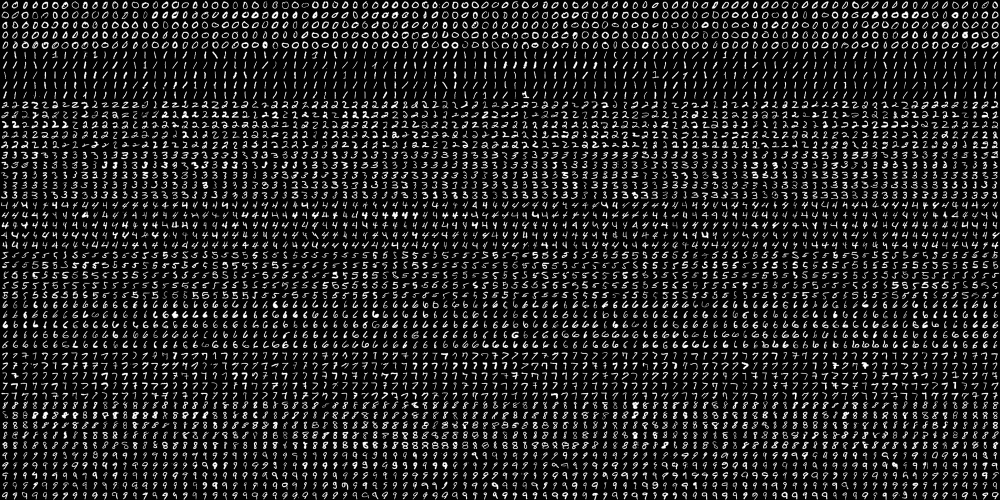
#> input picture Notebook/digits.png, 2000 x 1000 px (shown at 1/2 size)
$ jupyter execute --allow-errors OpenCV_HandWrittenDigitRecognition.ipynb   (shell and % lines are left out)   (Python 2 division)
#> lines starting #> are read from the running program, lines starting #| are printed output that depends on the picture; after the words box and inside, x2 and y2 are one past the last pixel; in counts of white or black regions, pixels touching at a corner belong together
[cell 1]
#http://opencv-python-tutroals.readthedocs.io/en/latest/py_tutorials/py_ml/py_knn/py_knn_opencv/py_knn_opencv.html

[cell 2]
import numpy as np
import cv2
from matplotlib import pyplot as plt

img = cv2.imread('digits.png')
#> img is the input picture: shape (1000, 2000, 3); min 0, max 255, mean 33.8
gray = cv2.cvtColor(img,cv2.COLOR_BGR2GRAY)

# Now we split the image to 5000 cells, each 20x20 size
cells = [np.hsplit(row,100) for row in np.vsplit(gray,50)]
#> cells = 50 items

# Make it into a Numpy array. It size will be (50,100,20,20)
x = np.array(cells)
print "The shape of our cells array: "+ str(x.shape)
#| The shape of our cells array: (50, 100, 20, 20)

# Now we prepare train_data and test_data.
train = x[:,:70].reshape(-1,400).astype(np.float32) # Size = (2500,400)
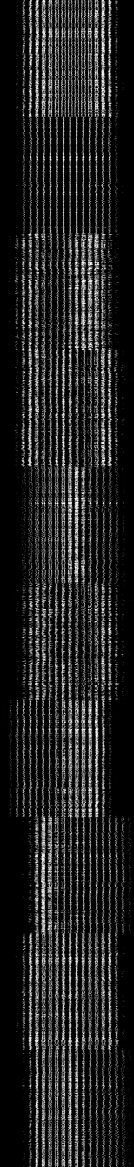
#> train: shape (3500, 400) float32 (shown at 1/3 size); min 0, max 255, mean 33.8
test = x[:,70:100].reshape(-1,400).astype(np.float32) # Size = (2500,400)
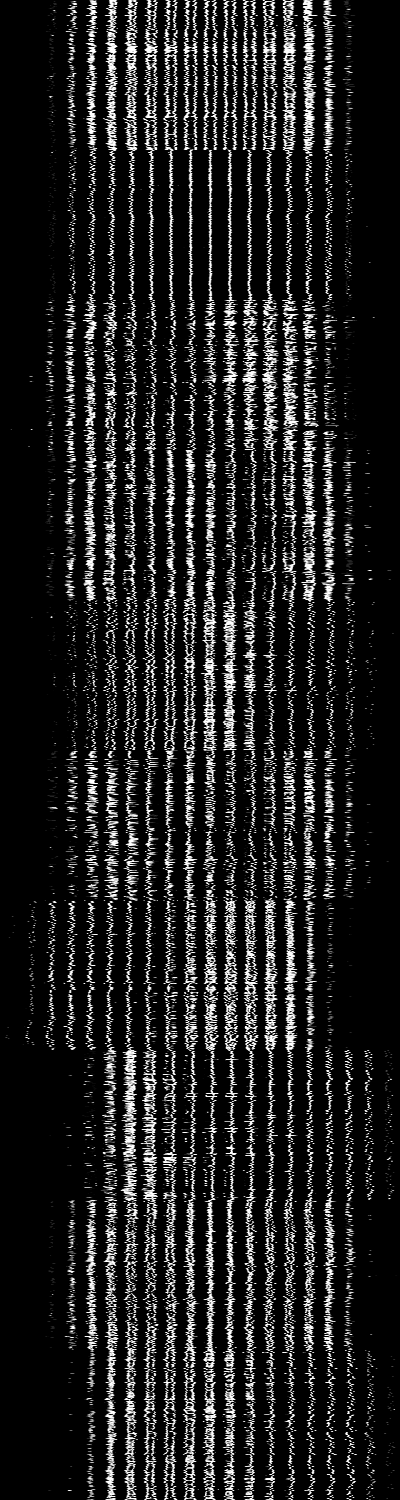
#> test: shape (1500, 400) float32; min 0, max 255, mean 33.8

# Create labels for train and test data
k = np.arange(10)
train_labels = np.repeat(k,350)[:,np.newaxis]
test_labels = np.repeat(k,150)[:,np.newaxis]

# Initiate kNN, train the data, then test it with test data for k=1
knn = cv2.KNearest()
#> (the rest of this cell did not finish here and is left out)

[cell 3]
# save the data
np.savez('knn_data.npz',train=train, train_labels=train_labels)

# Now load the data
with np.load('knn_data.npz') as data:
    print data.files
    train = data['train']
    train_labels = data['train_labels']

[cell 4]
import  numpy  as np
import  cv2
# Define our functions
def  x_cord_contour(contour):
    # This function take a contour from findContours
    # it then outputs the x centroid coordinates
    if cv2.contourArea(contour) > 10:
        M = cv2.moments(contour)
        return (int(M['m10']/M['m00']))

# [54 lines left out: functions makeSquare, resize_to_pixel, not called in this run]

[cell 5]
import  numpy as np
import  cv2
image = cv2.imread('numbers2.png')
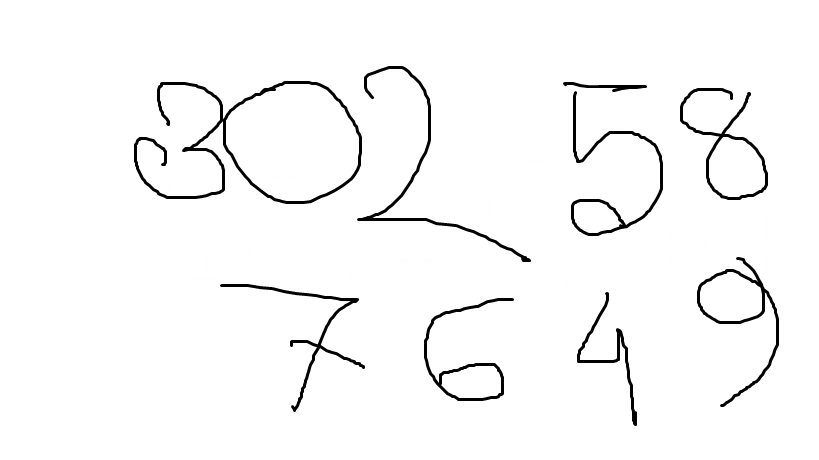
#> input picture Notebook/numbers2.png, 819 x 460 px
#> image is the input picture: shape (460, 819, 3); min 0, max 255, mean 247.9
gray = cv2.cvtColor(image,cv2.COLOR_BGR2GRAY)
#> gray: shape (460, 819)
cv2.imshow("image", image)
#cv2.imshow("gray", gray)
#cv2.waitKey(0)
# BLur image then find edges using Canny
blurred = cv2.GaussianBlur(gray, (5, 5), 0)
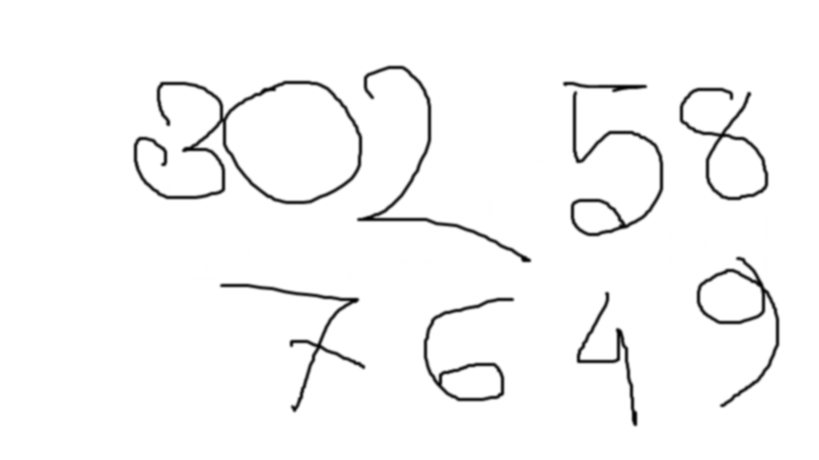
#> blurred: shape (460, 819); min 0, max 255, mean 247.9
#cv2.imshow("bLurred", bLurred)
#cv2.waitKey(0)
edged = cv2.Canny(blurred, 30, 150)
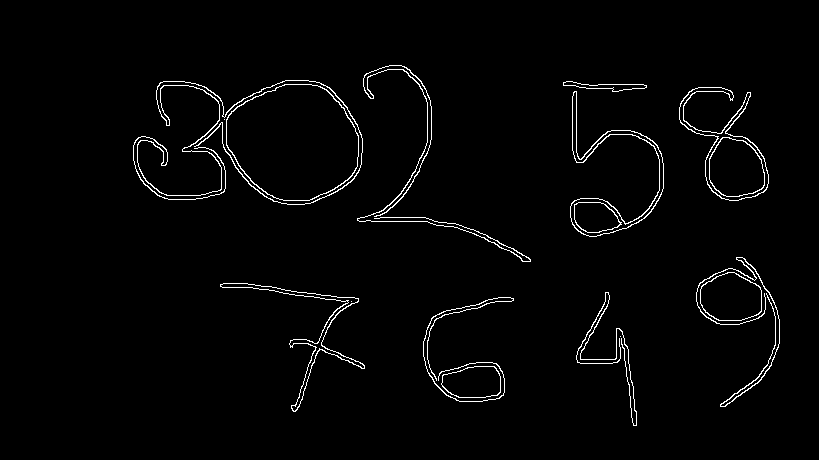
#> edged: shape (460, 819); 2% white in thin lines or dots, all inside (x1, y1, x2, y2) = (133, 65, 780, 426)
#cv2.imshow( 'edged", edged)
#cv2.waitKey(0)
# Pint Contours
contours, _ = cv2.findContours(edged.copy(), cv2.RETR_EXTERNAL, cv2.CHAIN_APPROX_SIMPLE)
#> contours = 14 contours, 2 with area under 20; largest, box (x1, y1, x2, y2) and area: (226, 84, 359, 201) 11876, (679, 87, 769, 201) 3924, (570, 91, 664, 237) 2600, (700, 272, 762, 321) 2348, (441, 366, 501, 398) 1524
#Sort out contours Left to right by using their x cordinates
#> (the rest of this cell did not finish here and is left out)

#> in x_cord_contour, `M = cv2.moments(contour)`: M = moments, m00 1524.5, centre m10/m00, m01/m00 = (473, 382)
# Create empty array to store entire number
full_number = []
# Loop over the contours
for  c in contours:
    # compute the bounding box for the rectangLe
    (x, y, w, h) = cv2.boundingRect(c)
    #cv2.drowContours(imoge, contours, -1, (0,255,0), 3)
    #cv2.imshow("Contours", image)
    if  w >= 5 and h >= 25:
        roi = blurred[y:y + h, x:x + w]
        ret, roi = cv2.threshold(roi, 127, 255,cv2.THRESH_BINARY_INV)
        squared = makeSquare(roi)
        final = resize_to_pixel(20, squared)
        cv2.imshow("final", final)
        final_array = final.reshape((1,400))
        final_array = final_array.astype(np.float32)
        ret, result, neighbours, dist = knn.find_nearest(final_array, k=1)
        number = str(int(float(result[0])))
        full_number.append(number)
        # draw o rectangLe around the digit, the show what the
        # digit was cLossified as
        cv2.rectangle(image, (x, y), (x  +  w, y  +  h), (0, 0, 255), 2)
        cv2.putText(image, number, (x , y  +  155),
                    cv2.FONT_HERSHEY_COMPLEX, 2, (255, 0, 0), 2)
        cv2.imshow("image", image)
        cv2.waitKey(0)
cv2.destroyAllWindows()
print ("The number is: " + ''.join(full_number))
